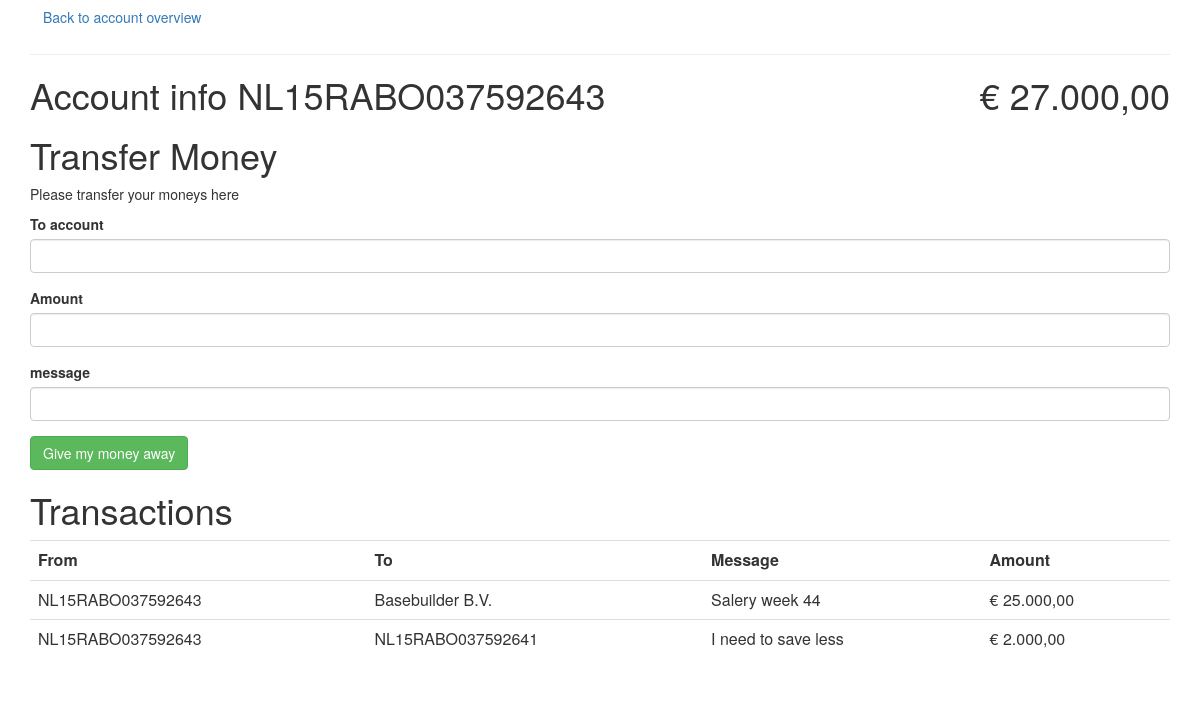
The page /secret.php?page=account-info.php&account=NL15RABO037592643 (signed in) on the database its author committed.
### tables this page shows
CREATE TABLE `transactions` (
  `id` int(11) unsigned NOT NULL AUTO_INCREMENT,
  `amount` float(9,2) DEFAULT NULL,
  `from_acc` varchar(255) DEFAULT NULL,
  `to_acc` varchar(255) DEFAULT NULL,
  `message` text,
  PRIMARY KEY (`id`)
);

### database.php (called while the page is built, shortened)
<?php
function query_row($query){
	$res = mysql_query($query) or die (mysql_error());
	return mysql_fetch_array($res);
}
function user_home_link(){
	return '/secret.php?name=' . $_SESSION['user']['name'];
}
function account_transactions($account){
	$results = [];
	$query = "SELECT * FROM transactions WHERE to_acc = '$account' OR from_acc = '$account'";
	$res = mysql_query($query) or die (mysql_error());
	while($row = mysql_fetch_assoc($res)){
		$results[] = $row;
	}
	return $results;
}
function account_get_balance($account)
{
	$in = query_row("SELECT SUM(amount) as 's' FROM transactions WHERE to_acc = '$account' ");
	$out = query_row("SELECT SUM(amount) as s FROM transactions WHERE from_acc='$account' ");
	return $in['s'] - $out['s'];
}

### account-info.php (the view, shortened to what this page needs)
<a href="<?php print user_home_link(); ?>" class="btn btn-link">Back to account overview</a>
<hr>
<h1>Account info <?php print $_GET['account'] ?>
	<span class="pull-right">&euro; <?php print number_format(account_get_balance($_GET['account']),2,',','.')?></span></h1>
<form action="" method="post" id="transferForm">
	<h1>Transfer Money</h1>
	<p>Please transfer your moneys here</p>
	<div class="form-group">
		<label class="control-label">To account</label>
		<input class="form-control" type="text" name="to_acc">
	</div>
	<div class="form-group">
		<label class="control-label">Amount</label>
		<input class="form-control" type="text" name="amount">
	</div>
	<div class="form-group">
		<label class="control-label">message</label>
		<input class="form-control" type="text" name="message">
	</div>
	<div class="form-group">
		<input type="submit" name="transaction_create" value="Give my money away" class="btn btn-success">
	</div>
</form>
<h1>Transactions</h1>
<table class="table">
	<tr>
		<th>From</th>
		<th>To</th>
		<th>Message</th>
		<th>Amount</th>
	</tr>
	<?php foreach(account_transactions($_GET['account']) as $tr): ?>
	<tr>
		<td><?php print $tr['to_acc'] ?></td>
		<td><?php print $tr['from_acc'] ?></td>
		<td><?php print $tr['message'] ?></td>
		<td>&euro; <?php print number_format($tr['amount'],2,',','.') ?></td>
	</tr>
	<?php endforeach; ?>
</table>

### rows shown on the page
transactions: to_acc "NL15RABO037592643", from_acc "Basebuilder B.V.", message "Salery week 44", amount "25.000,00"
transactions: to_acc "NL15RABO037592643", from_acc "NL15RABO037592641", message "I need to save less", amount "2.000,00"

### other values the page prints
$_GET['account'] "NL15RABO037592643"
account_get_balance($_GET['account']) "27.000,00"
